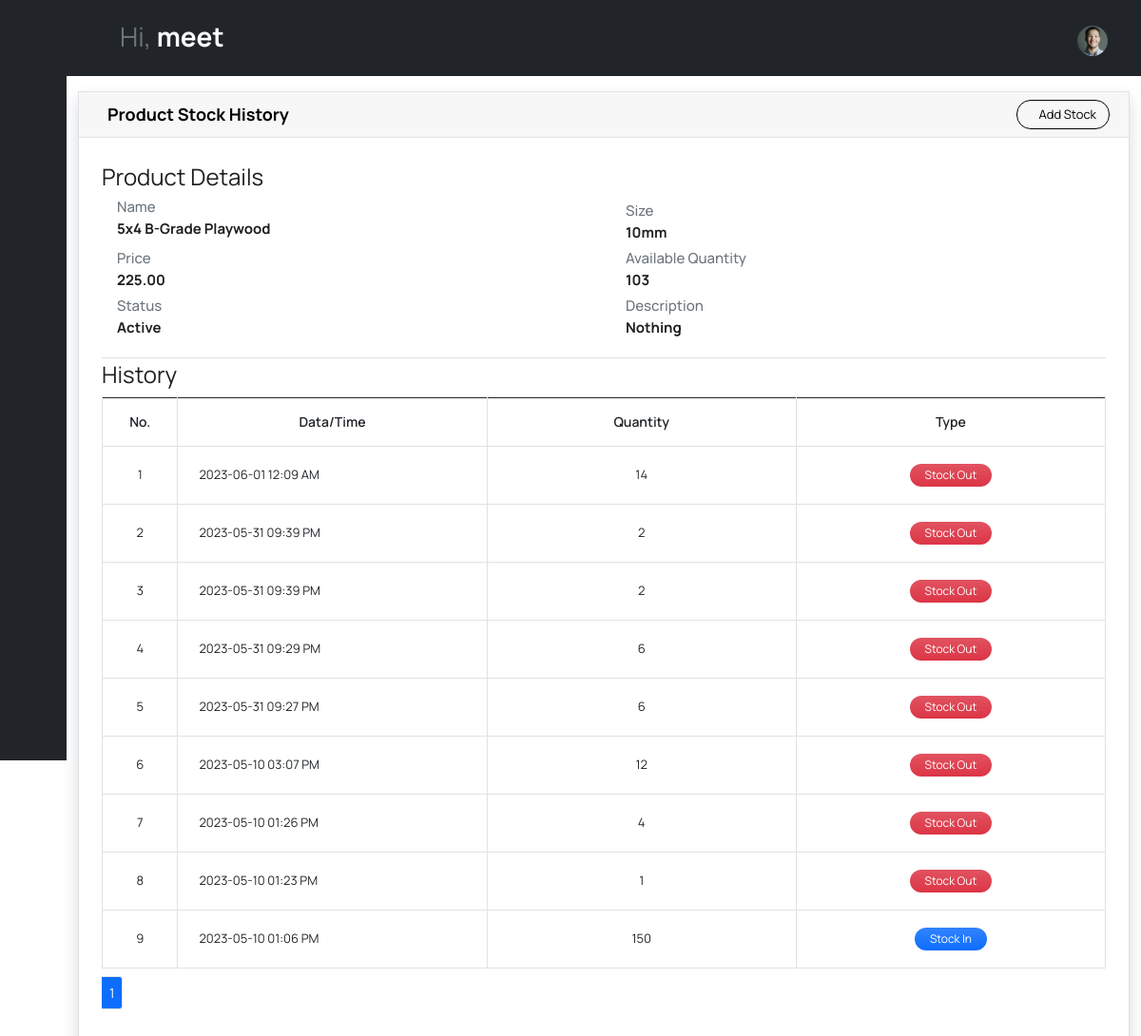
Screenshot of /showproduct/3/ (signed in) with the database file from the repository.
### invApp/models.py (models this page shows, shortened)
class Product(models.Model):
    id = models.AutoField(primary_key=True, serialize=False, auto_created=True)
    name=models.CharField(max_length=350)
    size = models.CharField(max_length=50)
    description = models.TextField(blank=True, null=True)
    price = models.DecimalField(default=0, decimal_places=2, max_digits=10)
    totalquantity = models.IntegerField(default=0)
    status = models.CharField(max_length=2, choices=(('1','Active'),('2','Inactive')), default=1)
    date_created = models.DateTimeField(default=timezone.now)
    date_updated = models.DateTimeField(auto_now=True)

class stockhistory(models.Model):
    id = models.AutoField(primary_key=True, serialize=False, auto_created=True)
    itemname = models.CharField(max_length=350,blank=True, null=True)
    itemsize = models.CharField(max_length=50)
    itemquntity = models.IntegerField(default=0)
    status = models.CharField(max_length=2, choices=(('1','Stock in'),('2','Stock out')), default=1)
    date_created = models.DateTimeField(default=timezone.now)

### invApp/views.py (the view)
# urls.py: path('showproduct/<str:product_id>/', show_product, name="showproduct"),
@login_required
def show_product(request, product_id):
    product = get_object_or_404(Product, id=product_id)
    stock = stockhistory.objects.filter(itemname=product.name, itemsize = product.size)
    stock = stock.order_by('-id')
    paginator = Paginator(stock, 10)
    page = request.GET.get('page')
    stocks = paginator.get_page(page)
    if stock:
        context = {'product': product, 'stocks': stocks}
    else:
        context = {'product': product}
    return render(request, 'showproduct.html', context)

### templates/showproduct.html (shortened to what this page needs)
{% extends 'base.html' %}
{% block body %}
<div class="container pt-3">
<div class="card card-default border shadow rounded-0">
    <div class="card-header">
        <div class="w-100 d-flex justify-content-between">
            <h5 class="fw-bolder card-title mb-0 d-flex align-items-center"><a href="{{ request.META.HTTP_REFERER }}" id="getBillArrow" class="mdi mdi-arrow-left" style="color:black;"></a>Product Stock History</h5>
            <a class="btn btn-outline-dark me-1 btn-sm d-flex inline" type="button" data-bs-toggle="modal" data-bs-target="#addstock"><span class="mdi mdi-plus"></span>Add Stock</a>
        </div>
    </div>
    <div class="card-body">
        <div class="conteiner-fluid">
            <fieldset class="border-bottom">
                <legend>Product Details</legend>
                <dl>
                    <div class="row">
                        <div class="col-md">
                            <dt class="text-secondary h6">Name</dt>
                            <dd class="fw-bold mt-1 h6">{{ product.name }}</dd>
                        </div>
                        <div class="col-md mt-1">
                            <dt class="text-secondary h6">Size</dt>
                            <dd class="fw-bold mt-1 h6">{{ product.size }}</dd>
                        </div>
                    </div>
                    <div class="row">
                        <div class="col-md mt-1">
                            <dt class="text-secondary h6">Price</dt>
                            <dd class="fw-bold mt-1 h6">{{ product.price }}</dd>
                        </div>
                        <div class="col-md mt-1">
                            <dt class="text-secondary h6">Available Quantity</dt>
                            <dd class="fw-bold mt-1 h6">{{ product.totalquantity }}</dd>
                        </div>
                    </div>
                    <div class="row">
                        <div class="col-md mt-1">
                            <dt class="text-secondary h6">Status</dt>
                            <dd class="fw-bold mt-1 h6">{% if product.status == "1" %} Active {% else %} Inactive {% endif %}</dd>
                        </div>
                        <div class="col-md mt-1">
                            <dt class="text-secondary h6">Description</dt>
                            <dd class="fw-bold mt-1 h6">{% if product.description == "" %} Nothing {% else %} {{product.description}} {% endif %}</dd>
                        </div>
                    </div>
                </dl>
            </fieldset>
            <fieldset>
                <legend>History</legend>
                <div class="table-responsive">
                <table class="table table-bordered" id="stock-tbl">
                    <colgroup>
                        <col width="5%">
                        <col width="25%">
                        <col width="25%">
                        <col width="25%">
                    </colgroup>
                    <thead>
                        <th class="text-center">No.</th>
                        <th class="text-center">Data/Time</th>
                        <th class="text-center">Quantity</th>
                        <th class="text-center">Type</th>
                    </thead>
                    <tbody>
                        {% if stocks %}
                        {% for stock in stocks %}
                        <tr>
                            <td class="text-center">{{ forloop.counter }}</td>
                            <td class="">{{ stock.date_created|date:"Y-m-d h:i A" }}</td>
                            <td class="text-center">{{ stock.itemquntity }}</td>
                            <td class="text-center">
                                {% if stock.status == '1' %}
                                <span class="badge px-3 rounded-pill bg-primary bg-gradient">Stock In</span> {% else %}
                                <span class="badge px-3 rounded-pill bg-danger bg-gradient">Stock Out</span> {% endif %}
                            </td>
                        </tr>
                        {% endfor %}
                        {% endif %}
                    </tbody>
                </table>
                <thead>
                    <tr>
                    <td colspan="5">
                        <div class="pagination mt-2">
                        <ul class="pagination pagination-sm">
                            <li class="page-item">
                            <li class="page-item active">
                            <span class="current-page page-link">{{ stocks.number }}</span>
                            </li>
                        </ul>
                        </div>
                    </td>
                    </tr>
                </thead>
            </div>
            </fieldset>
        </div>
    </div>
</div>
</div>
{% endblock body %}

### templates/base.html (shortened to what this page needs)
{% load static %}
<!DOCTYPE html>
<html lang="en">
<head>
  <link rel="stylesheet" href="{% static 'vendors/feather/feather.css' %}">
  <link rel="stylesheet" href="{% static 'vendors/mdi/css/materialdesignicons.min.css' %}">
  <link rel="stylesheet" href="{% static 'vendors/ti-icons/css/themify-icons.css' %}">
  <link rel="stylesheet" href="{% static 'vendors/typicons/typicons.css' %}">
  <link rel="stylesheet" href="{% static 'vendors/simple-line-icons/css/simple-line-icons.css' %}">
  <link rel="stylesheet" href="{% static 'vendors/css/vendor.bundle.base.css' %}">
  <link rel="stylesheet" href="{% static 'css/vertical-layout-light/style.css' %}">
</head>
<body class="sidebar-dark sidebar-icon-only">
<nav class="navbar default-layout col-lg-12 col-12 p-0 fixed-top d-flex align-items-top flex-lg-row">
    <div class="text-center navbar-brand-wrapper d-inline-flex align-items-center justify-content-start bg-dark ">
        <div class="d-flex m-auto">
        <button class="navbar-toggler navbar-toggler align-self-center me-2" type="button" data-bs-toggle="minimize">
            <span class="icon-menu text-white"></span>
        </button>
        </div>
    </div>
  <div class="navbar-menu-wrapper d-flex align-items-top bg-dark">
      <ul class="navbar-nav">
      <li class="nav-item font-weight-semibold d-none d-lg-block ms-0">
          <h1 class="welcome-text text-secondary">Hi, <span class="text-white fw-bold">{{user.username}}</span></h1>
      </li>
      </ul>
      <ul class="navbar-nav ms-auto">
      <li class="nav-item" style="margin-top: -5px;">
          <form class="search-form" action="#">
          <i class="icon-search text-light"></i>
          <input type="search" class="form-control text-white" placeholder="Search Here" title="Search here">
          </form>
      </li>
      <li class="nav-item dropdown d-sm-block user-dropdown">
          <a class="nav-link text-white" id="UserDropdown" href="#" data-bs-toggle="dropdown" aria-expanded="false">
          <img class="img-xs rounded-circle" src="{% static 'images/faces/face8.jpg' %}" alt="Profile image"> </a>
      </li>
      </ul>
  </div>
</nav>
<div class="container-fluid page-body-wrapper">
    <nav class="sidebar sidebar-offcanvas bg-dark" id="sidebar" style="position:fixed;">
        <ul class="nav">
            <li class="nav-item">
              <a class="nav-link" href="/dashboard/">
                <i class="mdi mdi-grid-large menu-icon"></i>
              </a>
            </li>
            <li class="nav-item">
                <a class="nav-link" data-bs-toggle="collapse" href="#product" aria-expanded="false" aria-controls="product">
                  <i class="mdi mdi-archive menu-icon"></i>
                </a>
              </li>
            <li class="nav-item">
                <a class="nav-link" data-bs-toggle="collapse" href="#customer" aria-expanded="false" aria-controls="product">
                  <i class="mdi mdi-account-multiple-outline menu-icon"></i>
                </a>
              </li>
        </ul>
    </nav>
    <div class="main-panel" style="margin-left:auto;">
    {% block body %}{% endblock body %}
    </div>
</div>
</body>
</html>

### rows the page displays
Product: name "5x4 B-Grade Playwood", size "10mm", price "225.00", totalquantity "103"
stockhistory: date_created "2023-06-01 12:09 AM", itemquntity "14", status "Stock Out"
stockhistory: date_created "2023-05-31 09:39 PM", itemquntity "2", status "Stock Out"
stockhistory: date_created "2023-05-31 09:39 PM", itemquntity "2", status "Stock Out"
stockhistory: date_created "2023-05-31 09:29 PM", itemquntity "6", status "Stock Out"
stockhistory: date_created "2023-05-31 09:27 PM", itemquntity "6", status "Stock Out"
stockhistory: date_created "2023-05-10 03:07 PM", itemquntity "12", status "Stock Out"
stockhistory: date_created "2023-05-10 01:26 PM", itemquntity "4", status "Stock Out"
stockhistory: date_created "2023-05-10 01:23 PM", itemquntity "1", status "Stock Out"
stockhistory: date_created "2023-05-10 01:06 PM", itemquntity "150", status "Stock In"

### other values shown
{{ user.username }} "meet"
{{ stocks.number }} "1"
